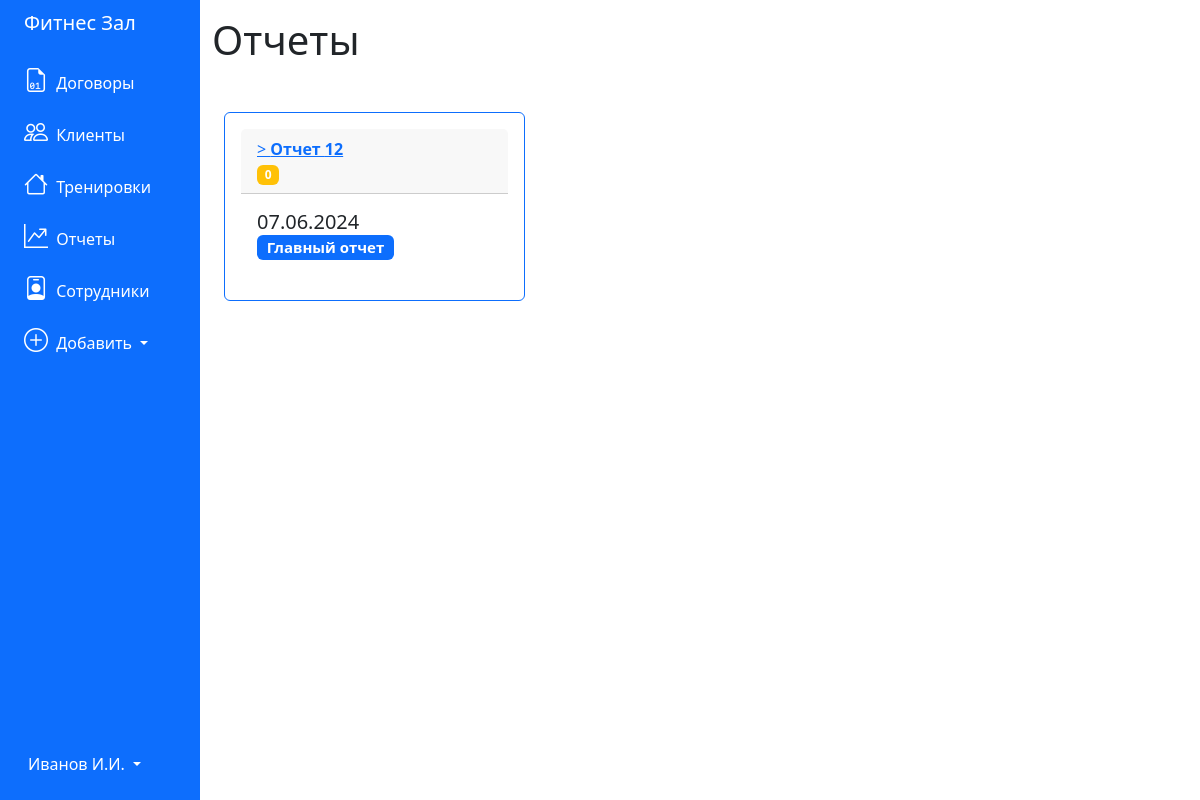
Page /reports on the committed database.
### tables this page shows
CREATE TABLE 'reports' (
	"id_report" INTEGER PRIMARY KEY AUTOINCREMENT,
	'number' TEXT,
	'date' TEXT,
	'report_type' TEXT,
	'description' TEXT,
	'employee_id' INTEGER
);

### app.py (the view)
@app.route('/reports')
def reports():
    conn = get_db_connection()
    pos = conn.execute("""SELECT * FROM reports""").fetchall()
    conn.close()
    return render_template('reports.html', reports=pos)

### app.py (called while the page is built)
def get_db_connection():
    conn = sqlite3.connect('../pythonProject4/database.db')
    conn.row_factory = sqlite3.Row
    return conn

### templates/reports.html
{% extends 'base.html' %}
{% block content %}
<h1>{% block title %} Отчеты {% endblock %}</h1>
<div class="container mt-5 mb-3">
    <div class="row">
        {% for report in reports %}
        <div class="col-md-4">
            <div class="card p-3 mb-2 border-primary">
                <div class="card-header">
                    <a href="{{ url_for('report', report_id=report['id_report']) }}">>
                        <b>Отчет {{ report['number'] }}</b>
                    </a>
                    <br>
                    <span class="badge bg-warning">{{ report['employee_id'] }}</span>
                </div>
                <div class="card-body">
                    <h5 class="card-title">{{ report['date'] }} <span class="badge bg-primary">{{
                            report['description'] }} </span></h5>
                </div>
            </div>
        </div>
        {% endfor %}
    </div>
</div>
{% endblock %}

### rows in the picture
reports: number "12", employee_id "0", date "07.06.2024", description "Главный отчет"
